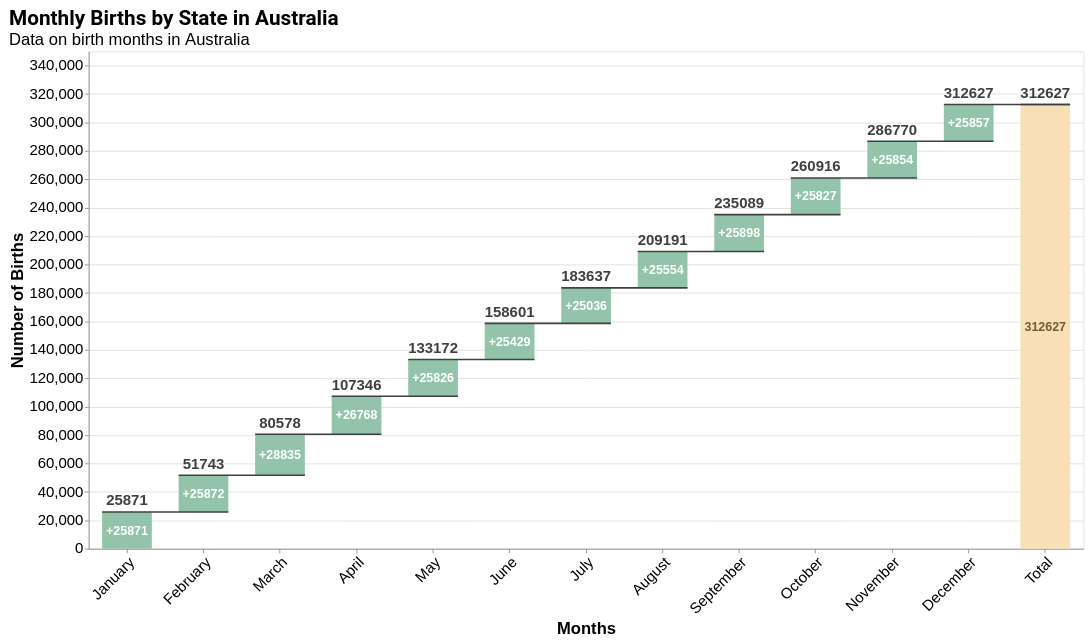

Here is the Vega-Lite specification saved for this chart:
### Vega-Lite specification from a JSON file in a GitHub repository (floating-point values rounded to 4 significant figures)
{"$schema": "https://vega.github.io/schema/vega-lite/v5.json", "width": 1200, "height": 600, "title": {"text": "Monthly Births by State in Australia", "subtitle": "Data on birth months in Australia", "fontSize": 25, "subtitleFontSize": 20, "font": "Roboto", "anchor": "start", "color": "black"}, "background": null, "params": [{"name": "selected_state", "value": "All", "bind": {"input": "select", "options": ["All", "NSW", "Vic", "Qld", "WA", "SA", "Tas", "ACT", "NT"], "labels": ["All", "New South Wales", "Victoria", "Queensland", "Western Australia", "South Australia", "Tasmania", "Australian Capital Territory", "Northern Territory"], "name": "Select States: "}}], "data": {"values": [{"label": "January", "NSW": 8106, "Vic": 6622, "Qld": 5130, "WA": 2851, "SA": 1771, "Tas": 496, "ACT": 551, "NT": 344, "All": 25871}, {"label": "February", "NSW": 7984, "Vic": 6904, "Qld": 5177, "WA": 2860, "SA": 1636, "Tas": 466, "ACT": 507, "NT": 338, "All": 25872}, {"label": "March", "NSW": 9092, "Vic": 7482, "Qld": 5829, "WA": 3140, "SA": 1827, "Tas": 543, "ACT": 584, "NT": 338, "All": 28835}, {"label": "April", "NSW": 8465, "Vic": 6820, "Qld": 5478, "WA": 2958, "SA": 1701, "Tas": 474, "ACT": 518, "NT": 354, "All": 26768}, {"label": "May", "NSW": 8541, "Vic": 7084, "Qld": 5418, "WA": 2941, "SA": 1746, "Tas": 513, "ACT": 558, "NT": 351, "All": 25826}, {"label": "June", "NSW": 8443, "Vic": 6648, "Qld": 5407, "WA": 2912, "SA": 1656, "Tas": 527, "ACT": 546, "NT": 305, "All": 25429}, {"label": "July", "NSW": 8397, "Vic": 6872, "Qld": 5514, "WA": 2813, "SA": 1611, "Tas": 504, "ACT": 530, "NT": 305, "All": 25036}, {"label": "August", "NSW": 8227, "Vic": 6649, "Qld": 5328, "WA": 2767, "SA": 1651, "Tas": 501, "ACT": 539, "NT": 303, "All": 25554}, {"label": "September", "NSW": 8104, "Vic": 6701, "Qld": 5227, "WA": 2916, "SA": 1636, "Tas": 508, "ACT": 541, "NT": 281, "All": 25898}, {"label": "October", "NSW": 8349, "Vic": 6924, "Qld": 5120, "WA": 2917, "SA": 1701, "Tas": 502, "ACT": 509, "NT": 325, "All": 25827}, {"label": "November", "NSW": 7850, "Vic": 6374, "Qld": 4817, "WA": 2775, "SA": 1587, "Tas": 539, "ACT": 519, "NT": 283, "All": 25854}, {"label": "December", "NSW": 7751, "Vic": 6709, "Qld": 4938, "WA": 2826, "SA": 1658, "Tas": 508, "ACT": 558, "NT": 299, "All": 25857}, {"label": "Total", "NSW": 0, "Vic": 0, "Qld": 0, "WA": 0, "SA": 0, "Tas": 0, "ACT": 0, "NT": 0, "All": 0}]}, "transform": [{"calculate": "datum[selected_state]", "as": "amount"}, {"window": [{"op": "sum", "field": "amount", "as": "cumulative_sum"}]}, {"window": [{"op": "max", "field": "cumulative_sum", "as": "total_sum"}]}, {"calculate": "datum.label === 'Total' ? 0 : datum.cumulative_sum - datum.amount", "as": "previous_sum"}, {"calculate": "datum.label === 'Total' ? datum.total_sum : datum.cumulative_sum", "as": "sum"}, {"calculate": "datum.label === 'Total' ? datum.total_sum : datum.amount", "as": "amount"}, {"calculate": "datum.label !== 'Total' && datum.amount > 0 ? '+' + datum.amount : datum.amount", "as": "text_amount"}, {"calculate": "(datum.sum + datum.previous_sum) / 2", "as": "center"}, {"calculate": "selected_state == 'NSW' ? '#E69F00' : selected_state == 'Vic' ? '#56B4E9' : selected_state == 'Qld' ? '#009E73' : selected_state == 'WA' ? '#F0E442' : selected_state == 'SA' ? '#0072B2' : selected_state == 'Tas' ? '#D55E00' : selected_state == 'ACT' ? '#CC79A7' : selected_state == 'NT' ? '#999999' : '#93c4aa'", "as": "state_color"}, {"window": [{"op": "lead", "field": "label", "as": "lead"}]}, {"calculate": "datum.lead === null ? datum.label : datum.lead", "as": "lead"}], "encoding": {"x": {"field": "label", "type": "ordinal", "axis": {"labelAngle": -45, "title": "Months", "labelFontSize": 18, "titleFontSize": 20}, "sort": ["January", "February", "March", "April", "May", "June", "July", "August", "September", "October", "November", "December", "Total"]}}, "layer": [{"mark": {"type": "bar", "size": 60}, "encoding": {"y": {"field": "previous_sum", "type": "quantitative", "title": "Number of Births", "axis": {"labelFontSize": 18, "titleFontSize": 20}}, "y2": {"field": "sum"}, "color": {"condition": [{"test": "datum.label === 'Total'", "value": "#f7e0b6"}], "value": {"expr": "datum.state_color"}}}}, {"mark": {"type": "rule", "color": "#404040", "opacity": 1, "strokeWidth": 2, "xOffset": -30, "x2Offset": 30}, "encoding": {"x": {"field": "label"}, "x2": {"field": "lead"}, "y": {"field": "sum", "type": "quantitative"}}}, {"mark": {"type": "text", "dy": {"expr": "datum.amount >= 0 ? -4 : 14"}, "baseline": {"expr": "datum.amount >= 0 ? 'bottom' : 'top'"}, "fontWeight": "bold", "color": "#404040", "fontSize": 18}, "encoding": {"x": {"field": "label"}, "y": {"field": "sum", "type": "quantitative"}, "text": {"field": "sum", "type": "quantitative"}}}, {"mark": {"type": "text", "fontWeight": "bold", "baseline": "middle", "fontSize": 15}, "encoding": {"x": {"field": "label"}, "y": {"field": "center", "type": "quantitative"}, "text": {"field": "text_amount", "type": "nominal"}, "color": {"condition": [{"test": "datum.label === 'Total'", "value": "#725a30"}], "value": "white"}}}], "config": {"axis": {"labelFontSize": 12, "titleFontSize": 14}, "title": {"fontSize": 20, "fontWeight": "bold", "anchor": "start", "color": "#404040"}, "text": {"fontWeight": "bold", "color": "#404040"}, "padding": {"top": 10, "left": 10, "right": 10, "bottom": 10}}}
